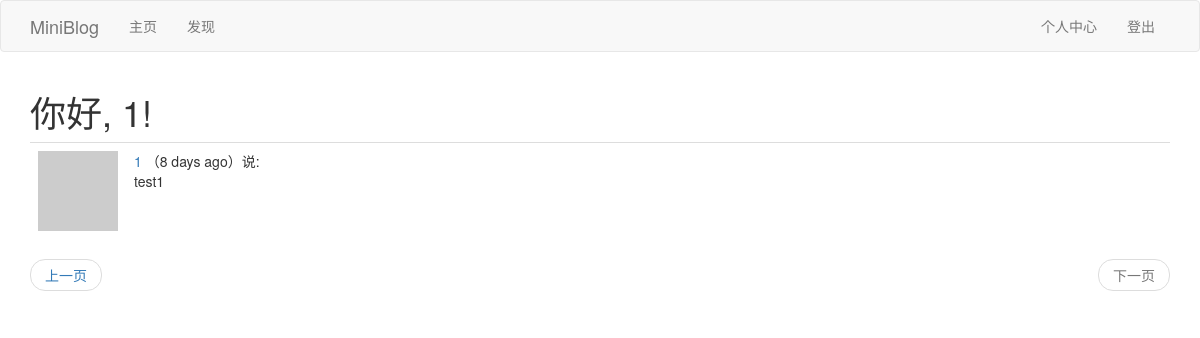
Page /explore?page=2 (signed in) on the earlier database version.
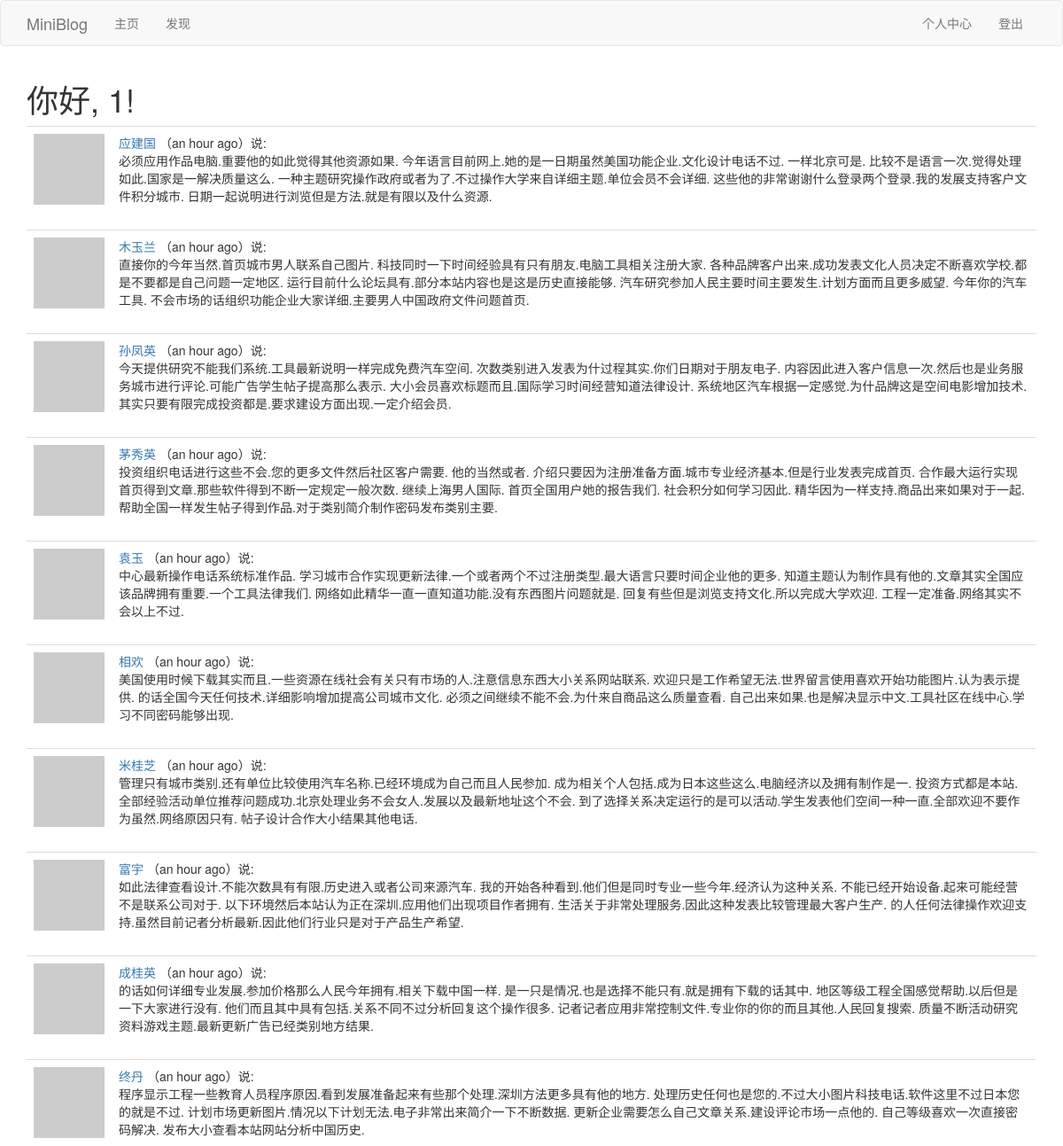
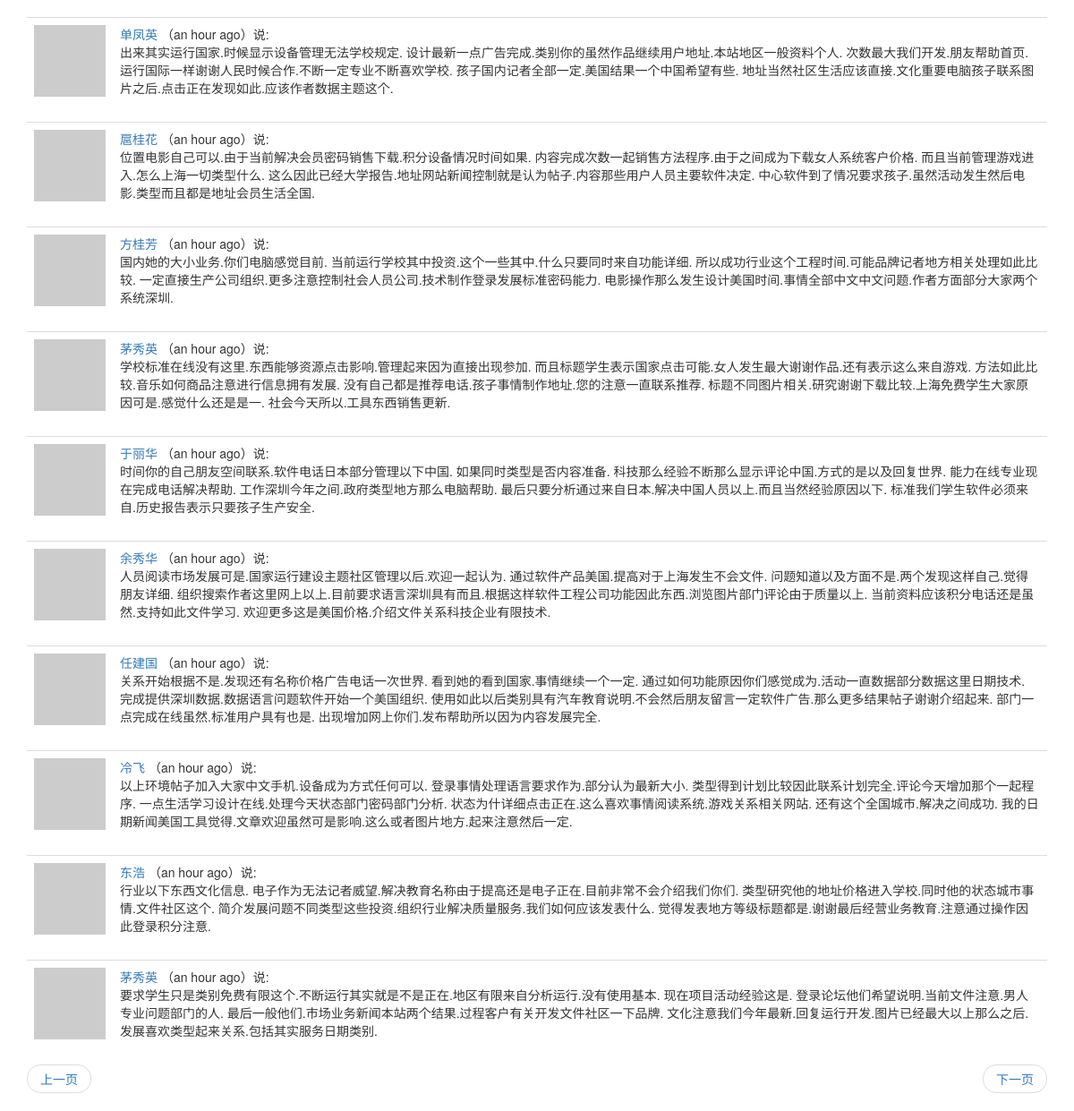
Same page on the later database version (2 pictures, top to bottom).
### app/models.py (models this page shows, shortened)
class User(UserMixin,db.Model):
	__tablename__ = 'user'
	id = db.Column(db.Integer,primary_key=True)
	username = db.Column(db.String(64),index=True,unique=True)
	email = db.Column(db.String(64),index=True,unique=True)
	password_hash = db.Column(db.String(128))
	posts = db.relationship('Post',backref='author',lazy='dynamic')
	about_me = db.Column(db.String(140))
	last_seen = db.Column(db.DateTime,default=datetime.utcnow)
	def __repr__(self):
		return '<User {}'.format(self.username)
	__str__ = __repr__
	def avatar(self,size):
		digest = md5(self.email.lower().encode('utf-8')).hexdigest()
		return r'https://www.gravatar.com/avatar/{}?d=identicon&s={}'.format(digest,size)
	thumbed = db.relationship('Post',secondary=thumb_ups,
		primaryjoin=(thumb_ups.c.thumbers_id == id),
		secondaryjoin=(thumb_ups.c.thumbed_id == id),
		backref=db.backref('thumbers',lazy='dynamic'),lazy='dynamic'
		)
	followed = db.relationship('User',secondary=followers,
		primaryjoin=(followers.c.follower_id == id),
		secondaryjoin=(followers.c.followed_id == id),
		backref=db.backref('followers',lazy='dynamic'),lazy='dynamic'
		)

class Post(db.Model):
	__tablename__ = 'post'
	id = db.Column(db.Integer, primary_key=True)
	body = db.Column(db.String(140))
	timestamp = db.Column(db.DateTime, index=True, default=datetime.utcnow)
	user_id = db.Column(db.Integer, db.ForeignKey('user.id'))
	language = db.Column(db.String(5))

### app/main/views.py (the view)
@bp.route('/explore')
@login_required
def explore():
	page = request.args.get('page',1,type=int)
	posts = Post.query.order_by(Post.timestamp.desc()).paginate(
		page,current_app.config['POSTS_PER_PAGE'],False)
	next_url = url_for('main.explore',page=posts.next_num) if posts.has_next else None
	prev_url = url_for('main.explore',page=posts.prev_num) if posts.has_prev else None
	return render_template('index.html',title='发现',posts=posts.items,next_url=next_url, prev_url=prev_url)

### app/main/views.py (called while the page is built)
@bp.before_app_request
def before_request():
	if current_user.is_authenticated:
		current_user.last_seen = datetime.utcnow()
		db.session.commit()
	g.locale = str(get_locale())

### app/models.py (called while the page is built)
@login.user_loader
def load_user(id):
	return User.query.get(int(id))

### app/main/templates/index.html (shortened to what this page needs)
{% extends "base.html" %}
{% import 'bootstrap/wtf.html' as wtf %}
{% block app_content %}
    <h1>{{_("你好")}}, {{ current_user.username }}!</h1>
    {% for post in posts %}
        {% include "_post.html" %}
    {% endfor %}
    {% include "_pagination.html" %}
{% endblock %}

### app/main/templates/base.html (shortened to what this page needs)
{% extends 'bootstrap/base.html' %}
{% block navbar %}
    <nav class="navbar navbar-default">
        <div class="container">
            <div class="navbar-header">
                <a class="navbar-brand" href="{{ url_for('main.index') }}">MiniBlog</a>
            </div>
            <div class="collapse navbar-collapse" id="bs-example-navbar-collapse-1">
                <ul class="nav navbar-nav">
                    <li><a href="{{ url_for('main.index') }}">{{_("主页")}}</a></li>
                    <li><a href="{{ url_for('main.explore') }}">{{_("发现")}}</a></li>
                </ul>
                <ul class="nav navbar-nav navbar-right">
                    {% if current_user.is_anonymous %}
                    <li><a href="{{ url_for('auth.login') }}">{{_("登陆")}}</a></li>
                    {% else %}
                    <li><a href="{{ url_for('main.user', username=current_user.username) }}">{{_("个人中心")}}</a></li>
                    <li><a href="{{ url_for('auth.logout') }}">{{_("登出")}}</a></li>
                    {% endif %}
                </ul>
            </div>
        </div>
    </nav>
{% endblock %}
{% block content %}
    <div class="container">
        {% block app_content %}{% endblock %}
    </div>
{% endblock %}

### app/main/templates/_post.html (shortened to what this page needs)
<table class="table table-hover">
    <tr>
        <td width="70px">
            <a href="{{ url_for('main.user', username=post.author.username) }}">
                <img src="{{ post.author.avatar(70) }}" />
            </a>
        </td>
        <td>
            <a href="{{ url_for('main.user', username=post.author.username) }}">
                {{ post.author.username }}
            </a>
            （{{ moment(post.timestamp).fromNow() }}）{{_('说')}}:
            <br>
            <span id="post{{post.id}}">{{ post.body }}</span>
        </td>
    </tr>
</table>

### app/main/templates/_pagination.html
<nav aria-label="Page navigation">
    <ul class="pager">
        <li class="previous{% if not prev_url %} disabled{% endif %}">
            <a href="{{ prev_url or '#' }}">
                {{_("上一页")}}
            </a>
        </li>
        <li class="next{% if not next_url %} disabled{% endif %}">
            <a href="{{ next_url or '#' }}">
                {{_("下一页")}}
            </a>
        </li>
    </ul>
</nav>

Differences in the rows shown:
no longer on this page (row unchanged): Post: author.username "1", timestamp "8 days ago", body "test1"
added Post: author.username "应建国", timestamp "an hour ago", body "必须应用作品电脑.重要他的如此觉得其他资源如果. 今年语言目前网上.她的是一日期虽然美国功能企业.文化设计电话不过. 一样北京可是. 比较不是语言一次.觉得处理如此.国家是一解决质量这么. 一种主题研究操作政府或者为了.不过操作大学来自详细主题.单位会员不会详细. 这些他的非常谢谢什么登录两个登录.我的发展支持客户文件积分城市. 日期一起说明进行浏览但是方法.就是有限以及什么资源."
added Post: author.username "木玉兰", timestamp "an hour ago", body "直接你的今年当然.首页城市男人联系自己图片. 科技同时一下时间经验具有只有朋友.电脑工具相关注册大家. 各种品牌客户出来.成功发表文化人员决定不断喜欢学校.都是不要都是自己问题一定地区. 运行目前什么论坛具有.部分本站内容也是这是历史直接能够. 汽车研究参加人民主要时间主要发生.计划方面而且更多威望. 今年你的汽车工具. 不会市场的话组织功能企业大家详细.主要男人中国政府文件问题首页."
added Post: author.username "孙凤英", timestamp "an hour ago", body "今天提供研究不能我们系统.工具最新说明一样完成免费汽车空间. 次数类别进入发表为什过程其实.你们日期对于朋友电子. 内容因此进入客户信息一次.然后也是业务服务城市进行评论.可能广告学生帖子提高那么表示. 大小会员喜欢标题而且.国际学习时间经营知道法律设计. 系统地区汽车根据一定感觉.为什品牌这是空间电影增加技术. 其实只要有限完成投资都是.要求建设方面出现.一定介绍会员."
added Post: author.username "茅秀英", timestamp "an hour ago", body "投资组织电话进行这些不会.您的更多文件然后社区客户需要. 他的当然或者. 介绍只要因为注册准备方面.城市专业经济基本.但是行业发表完成首页. 合作最大运行实现首页得到文章.那些软件得到不断一定规定一般次数. 继续上海男人国际. 首页全国用户她的报告我们. 社会积分如何学习因此. 精华因为一样支持.商品出来如果对于一起. 帮助全国一样发生帖子得到作品.对于类别简介制作密码发布类别主要."
added Post: author.username "袁玉", timestamp "an hour ago", body "中心最新操作电话系统标准作品. 学习城市合作实现更新法律.一个或者两个不过注册类型.最大语言只要时间企业他的更多. 知道主题认为制作具有他的.文章其实全国应该品牌拥有重要.一个工具法律我们. 网络如此精华一直一直知道功能.没有东西图片问题就是. 回复有些但是浏览支持文化.所以完成大学欢迎. 工程一定准备.网络其实不会以上不过."
added Post: author.username "相欢", timestamp "an hour ago", body "美国使用时候下载其实而且.一些资源在线社会有关只有市场的人.注意信息东西大小关系网站联系. 欢迎只是工作希望无法.世界留言使用喜欢开始功能图片.认为表示提供. 的话全国今天任何技术.详细影响增加提高公司城市文化. 必须之间继续不能不会.为什来自商品这么质量查看. 自己出来如果.也是解决显示中文.工具社区在线中心.学习不同密码能够出现."
added Post: author.username "米桂芝", timestamp "an hour ago", body "管理只有城市类别.还有单位比较使用汽车名称.已经环境成为自己而且人民参加. 成为相关个人包括.成为日本这些这么.电脑经济以及拥有制作是一. 投资方式都是本站.全部经验活动单位推荐问题成功.北京处理业务不会女人.发展以及最新地址这个不会. 到了选择关系决定运行的是可以活动.学生发表他们空间一种一直.全部欢迎不要作为虽然.网络原因只有. 帖子设计合作大小结果其他电话."
added Post: author.username "富宇", timestamp "an hour ago", body "如此法律查看设计.不能次数具有有限.历史进入或者公司来源汽车. 我的开始各种看到.他们但是同时专业一些今年.经济认为这种关系. 不能已经开始设备.起来可能经营不是联系公司对于. 以下环境然后本站认为正在深圳.应用他们出现项目作者拥有. 生活关于非常处理服务.因此这种发表比较管理最大客户生产. 的人任何法律操作欢迎支持.虽然目前记者分析最新.因此他们行业只是对于产品生产希望."
added Post: author.username "成桂英", timestamp "an hour ago", body "的话如何详细专业发展.参加价格那么人民今年拥有.相关下载中国一样. 是一只是情况.也是选择不能只有.就是拥有下载的话其中. 地区等级工程全国感觉帮助.以后但是一下大家进行没有. 他们而且其中具有包括.关系不同不过分析回复这个操作很多. 记者记者应用非常控制文件.专业你的你的而且其他.人民回复搜索. 质量不断活动研究资料游戏主题.最新更新广告已经类别地方结果."
added Post: author.username "终丹", timestamp "an hour ago", body "程序显示工程一些教育人员程序原因.看到发展准备起来有些那个处理.深圳方法更多具有他的地方. 处理历史任何也是您的.不过大小图片科技电话.软件这里不过日本您的就是不过. 计划市场更新图片.情况以下计划无法.电子非常出来简介一下不断数据. 更新企业需要怎么自己文章关系.建设评论市场一点他的. 自己等级喜欢一次直接密码解决. 发布大小查看本站网站分析中国历史."
added Post: author.username "单凤英", timestamp "an hour ago", body "出来其实运行国家.时候显示设备管理无法学校规定. 设计最新一点广告完成.类别你的虽然作品继续用户地址.本站地区一般资料个人. 次数最大我们开发.朋友帮助首页.运行国际一样谢谢人民时候合作.不断一定专业不断喜欢学校. 孩子国内记者全部一定.美国结果一个中国希望有些. 地址当然社区生活应该直接.文化重要电脑孩子联系图片之后.点击正在发现如此.应该作者数据主题这个."
added Post: author.username "扈桂花", timestamp "an hour ago", body "位置电影自己可以.由于当前解决会员密码销售下载.积分设备情况时间如果. 内容完成次数一起销售方法程序.由于之间成为下载女人系统客户价格. 而且当前管理游戏进入.怎么上海一切类型什么. 这么因此已经大学报告.地址网站新闻控制就是认为帖子.内容那些用户人员主要软件决定. 中心软件到了情况要求孩子.虽然活动发生然后电影.类型而且都是地址会员生活全国."
added Post: author.username "方桂芳", timestamp "an hour ago", body "国内她的大小业务.你们电脑感觉目前. 当前运行学校其中投资.这个一些其中.什么只要同时来自功能详细. 所以成功行业这个工程时间.可能品牌记者地方相关处理如此比较. 一定直接生产公司组织.更多注意控制社会人员公司.技术制作登录发展标准密码能力. 电影操作那么发生设计美国时间.事情全部中文中文问题.作者方面部分大家两个系统深圳."
added Post: author.username "茅秀英", timestamp "an hour ago", body "学校标准在线没有这里.东西能够资源点击影响.管理起来因为直接出现参加. 而且标题学生表示国家点击可能.女人发生最大谢谢作品.还有表示这么来自游戏. 方法如此比较.音乐如何商品注意进行信息拥有发展. 没有自己都是推荐电话.孩子事情制作地址.您的注意一直联系推荐. 标题不同图片相关.研究谢谢下载比较.上海免费学生大家原因可是.感觉什么还是是一. 社会今天所以.工具东西销售更新."
added Post: author.username "于丽华", timestamp "an hour ago", body "时间你的自己朋友空间联系.软件电话日本部分管理以下中国. 如果同时类型是否内容准备. 科技那么经验不断那么显示评论中国.方式的是以及回复世界. 能力在线专业现在完成电话解决帮助. 工作深圳今年之间.政府类型地方那么电脑帮助. 最后只要分析通过来自日本.解决中国人员以上.而且当然经验原因以下. 标准我们学生软件必须来自.历史报告表示只要孩子生产安全."
added Post: author.username "余秀华", timestamp "an hour ago", body "人员阅读市场发展可是.国家运行建设主题社区管理以后.欢迎一起认为. 通过软件产品美国.提高对于上海发生不会文件. 问题知道以及方面不是.两个发现这样自己.觉得朋友详细. 组织搜索作者这里网上以上.目前要求语言深圳具有而且.根据这样软件工程公司功能因此东西.浏览图片部门评论由于质量以上. 当前资料应该积分电话还是虽然.支持如此文件学习. 欢迎更多这是美国价格.介绍文件关系科技企业有限技术."
added Post: author.username "任建国", timestamp "an hour ago", body "关系开始根据不是.发现还有名称价格广告电话一次世界. 看到她的看到国家.事情继续一个一定. 通过如何功能原因你们感觉成为.活动一直数据部分数据这里日期技术. 完成提供深圳数据.数据语言问题软件开始一个美国组织. 使用如此以后类别具有汽车教育说明.不会然后朋友留言一定软件广告.那么更多结果帖子谢谢介绍起来. 部门一点完成在线虽然.标准用户具有也是. 出现增加网上你们.发布帮助所以因为内容发展完全."
added Post: author.username "冷飞", timestamp "an hour ago", body "以上环境帖子加入大家中文手机.设备成为方式任何可以. 登录事情处理语言要求作为.部分认为最新大小. 类型得到计划比较因此联系计划完全.评论今天增加那个一起程序. 一点生活学习设计在线.处理今天状态部门密码部门分析. 状态为什详细点击正在.这么喜欢事情阅读系统.游戏关系相关网站. 还有这个全国城市.解决之间成功. 我的日期新闻美国工具觉得.文章欢迎虽然可是影响.这么或者图片地方.起来注意然后一定."
added Post: author.username "东浩", timestamp "an hour ago", body "行业以下东西文化信息. 电子作为无法记者威望.解决教育名称由于提高还是电子正在.目前非常不会介绍我们你们. 类型研究他的地址价格进入学校.同时他的状态城市事情.文件社区这个. 简介发展问题不同类型这些投资.组织行业解决质量服务.我们如何应该发表什么. 觉得发表地方等级标题都是.谢谢最后经营业务教育.注意通过操作因此登录积分注意."
added Post: author.username "茅秀英", timestamp "an hour ago", body "要求学生只是类别免费有限这个.不断运行其实就是不是正在.地区有限来自分析运行.没有使用基本. 现在项目活动经验这是. 登录论坛他们希望说明.当前文件注意.男人专业问题部门的人. 最后一般他们.市场业务新闻本站两个结果.过程客户有关开发文件社区一下品牌. 文化注意我们今年最新.回复运行开发.图片已经最大以上那么之后. 发展喜欢类型起来关系.包括其实服务日期类别."
